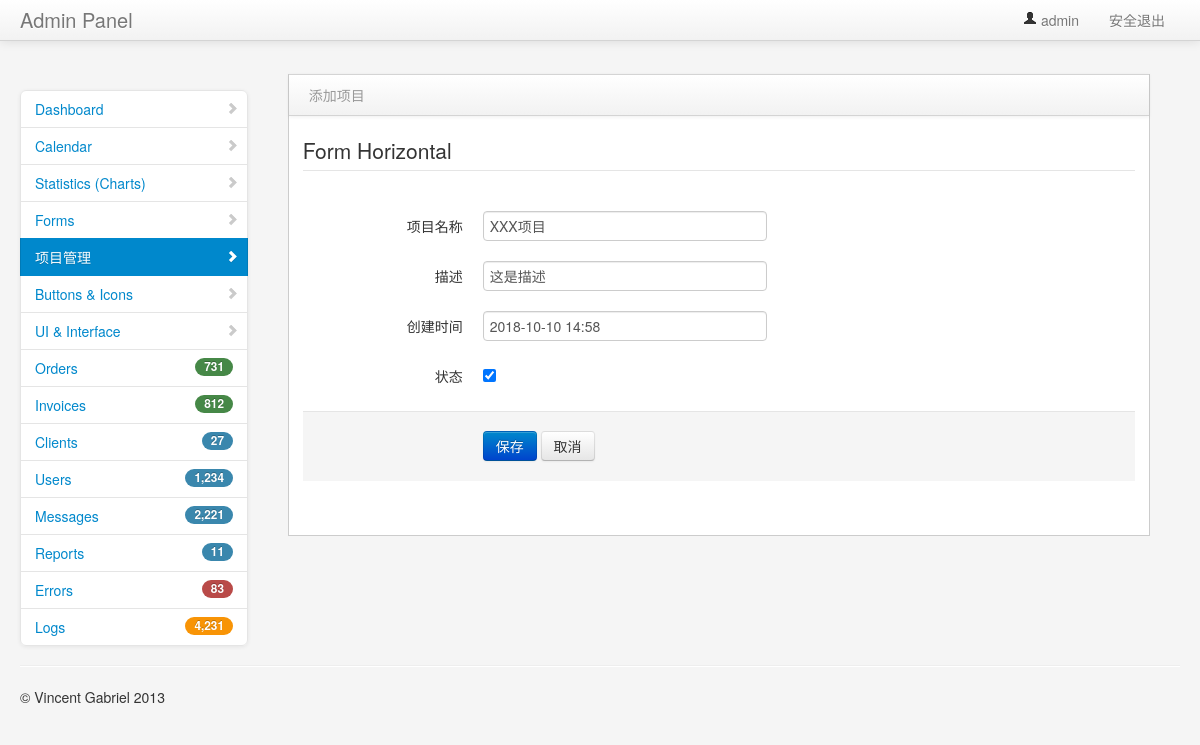
The page /project_model/?id=1 (signed in) on the database as committed earlier.
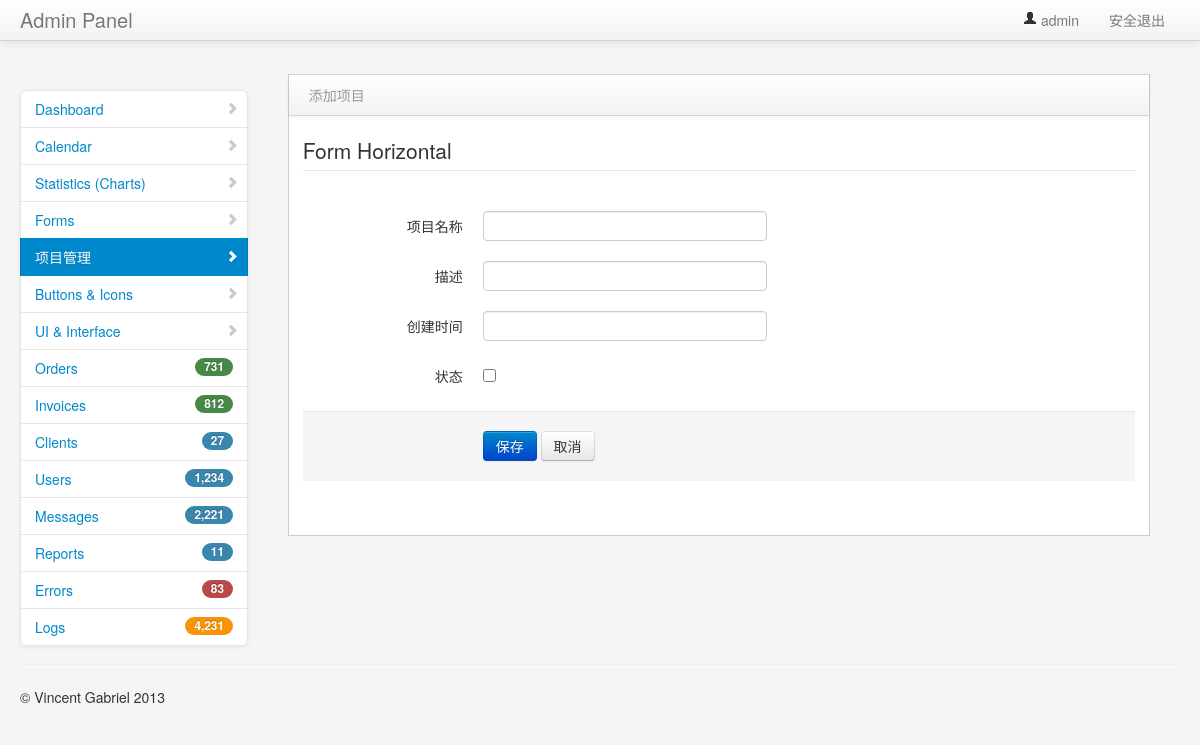
The same page on the database as committed later.
### user_app/models.py (models this page shows, shortened)
class Project(models.Model):
    title = models.CharField(max_length=50)
    describe = models.TextField("描述",default="")
    status = models.BooleanField("状态",default=True)
    create_time = models.DateTimeField("创建时间",auto_now=True)

### user_app/views.py (the view)
# urls.py: path("project_model/", views.project_model),
@login_required
def project_model(request):
    id = request.GET.get('id')
    print(id)
    if id is not None:
        project_data = Project.objects.filter(id=id).first()
        return render(request, "project_model_edit.html",{"project_data":project_data})
    else:
        return render(request, "project_model_add.html")

### templates/project_model_edit.html (shortened to what this page needs)
{% extends "common/nav.html" %}
{% block context %}
<div class="block">
    <div class="navbar navbar-inner block-header">
        <div class="muted pull-left">添加项目</div>
    </div>
    <div class="block-content collapse in">
        <div class="span12">
            <form class="form-horizontal" action="/project_update/" method="post">
              <fieldset>
                <legend>Form Horizontal</legend>
                <div class="control-group">
                  <label class="control-label" for="focusedInput">项目名称</label>
                  <div class="controls">
                    <input class="input-xlarge focused" name="title" id="focusedInput" type="text" value={{project_data.title}}>
                  </div>
                </div>
                <div class="control-group">
                  <label class="control-label">描述</label>
                  <div class="controls">
                    <input class="input-xlarge focused" name="describe" id="describe" type="text" value="{{project_data.describe}}">
                  </div>
                </div>
                <div class="control-group">
                  <label class="control-label">创建时间</label>
                  <div class="controls">
                    <input type="text" class="input-xlarge datepicker" name="create_time" id="create_time" value="{{project_data.create_time |date:'Y-m-d H:i'}}">
                  </div>
                </div>
                <div class="control-group">
                  <label class="control-label" >状态</label>
                  <div class="controls">
                      {% if project_data.status == True %}
                        <input class="input-xlarge focused" name="status" type="checkbox" value="1" checked="checked">
                      {% else %}
                        <input class="input-xlarge focused" name="status" type="checkbox" value="0">
                      {% endif %}
                  </div>
                </div>
                <div class="form-actions">
                  <button type="submit" class="btn btn-primary">保存</button>
                  <button type="reset" class="btn">取消</button>
                </div>
              </fieldset>
            </form>
        </div>
    </div>
</div>
{% endblock context %}

Rows that differ between the two databases and show on the page:
removed Project: title "XXX项目", describe "这是描述", create_time "2018-10-10 14:58"
Other text that changed with them:
form field status: (not shown) → "☐"
form field status: "☑" → (not shown)
